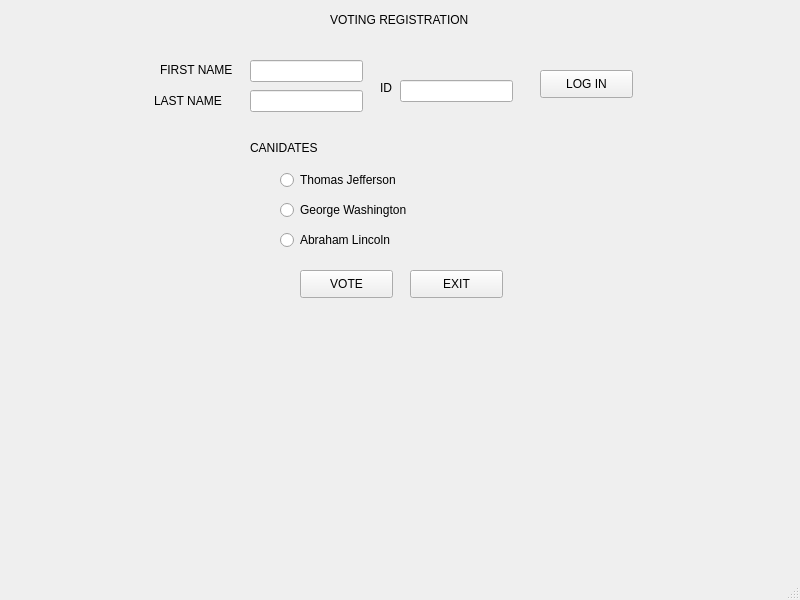
<?xml version="1.0" encoding="UTF-8"?>
<ui version="4.0">
 <class>voting_system</class>
 <widget class="QMainWindow" name="voting_system">
  <property name="geometry">
   <rect>
    <x>0</x>
    <y>0</y>
    <width>800</width>
    <height>600</height>
   </rect>
  </property>
  <property name="windowTitle">
   <string>Voting System</string>
  </property>
  <widget class="QWidget" name="centralwidget">
   <widget class="QLineEdit" name="first_name">
    <property name="geometry">
     <rect>
      <x>250</x>
      <y>60</y>
      <width>113</width>
      <height>22</height>
     </rect>
    </property>
   </widget>
   <widget class="QLineEdit" name="last_name">
    <property name="geometry">
     <rect>
      <x>250</x>
      <y>90</y>
      <width>113</width>
      <height>22</height>
     </rect>
    </property>
   </widget>
   <widget class="QLabel" name="label">
    <property name="geometry">
     <rect>
      <x>160</x>
      <y>60</y>
      <width>81</width>
      <height>20</height>
     </rect>
    </property>
    <property name="text">
     <string>FIRST NAME</string>
    </property>
   </widget>
   <widget class="QLabel" name="label_2">
    <property name="geometry">
     <rect>
      <x>154</x>
      <y>80</y>
      <width>81</width>
      <height>41</height>
     </rect>
    </property>
    <property name="text">
     <string>LAST NAME</string>
    </property>
   </widget>
   <widget class="QLabel" name="label_3">
    <property name="geometry">
     <rect>
      <x>380</x>
      <y>80</y>
      <width>55</width>
      <height>16</height>
     </rect>
    </property>
    <property name="text">
     <string>ID</string>
    </property>
   </widget>
   <widget class="QLineEdit" name="i_d">
    <property name="geometry">
     <rect>
      <x>400</x>
      <y>80</y>
      <width>113</width>
      <height>22</height>
     </rect>
    </property>
   </widget>
   <widget class="QLabel" name="voting_label">
    <property name="geometry">
     <rect>
      <x>330</x>
      <y>10</y>
      <width>141</width>
      <height>20</height>
     </rect>
    </property>
    <property name="text">
     <string>VOTING REGISTRATION</string>
    </property>
   </widget>
   <widget class="QLabel" name="cand_label">
    <property name="geometry">
     <rect>
      <x>250</x>
      <y>140</y>
      <width>71</width>
      <height>16</height>
     </rect>
    </property>
    <property name="text">
     <string>CANIDATES</string>
    </property>
   </widget>
   <widget class="QRadioButton" name="thomas_j">
    <property name="geometry">
     <rect>
      <x>280</x>
      <y>170</y>
      <width>131</width>
      <height>20</height>
     </rect>
    </property>
    <property name="text">
     <string>Thomas Jefferson</string>
    </property>
   </widget>
   <widget class="QRadioButton" name="george_w">
    <property name="geometry">
     <rect>
      <x>280</x>
      <y>200</y>
      <width>141</width>
      <height>20</height>
     </rect>
    </property>
    <property name="text">
     <string>George Washington</string>
    </property>
   </widget>
   <widget class="QRadioButton" name="abraham_l">
    <property name="geometry">
     <rect>
      <x>280</x>
      <y>230</y>
      <width>131</width>
      <height>20</height>
     </rect>
    </property>
    <property name="text">
     <string>Abraham Lincoln</string>
    </property>
   </widget>
   <widget class="QPushButton" name="vote_submit">
    <property name="geometry">
     <rect>
      <x>300</x>
      <y>270</y>
      <width>93</width>
      <height>28</height>
     </rect>
    </property>
    <property name="text">
     <string>VOTE</string>
    </property>
   </widget>
   <widget class="QPushButton" name="login_button">
    <property name="geometry">
     <rect>
      <x>540</x>
      <y>70</y>
      <width>93</width>
      <height>28</height>
     </rect>
    </property>
    <property name="text">
     <string>LOG IN</string>
    </property>
   </widget>
   <widget class="QPushButton" name="pushButton">
    <property name="geometry">
     <rect>
      <x>410</x>
      <y>270</y>
      <width>93</width>
      <height>28</height>
     </rect>
    </property>
    <property name="text">
     <string>EXIT</string>
    </property>
   </widget>
  </widget>
  <widget class="QMenuBar" name="menubar">
   <property name="geometry">
    <rect>
     <x>0</x>
     <y>0</y>
     <width>800</width>
     <height>26</height>
    </rect>
   </property>
  </widget>
  <widget class="QStatusBar" name="statusbar"/>
 </widget>
 <resources/>
 <connections/>
</ui>
